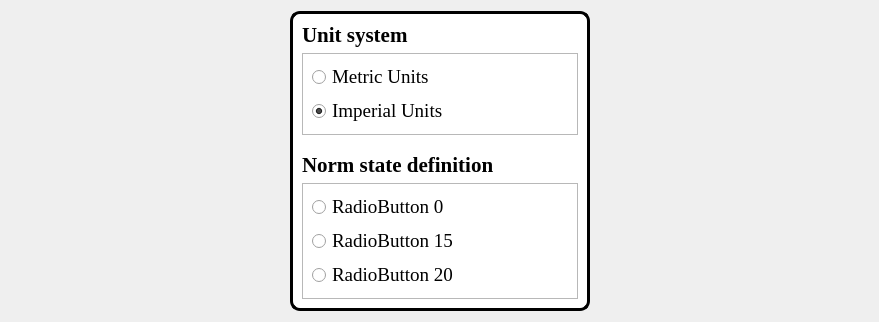
      <widget class="QWidget" name="pageSettings">
       <layout class="QHBoxLayout" name="horizontalLayout_7">
        <item>
         <spacer name="horizontalSpacer_15">
          <property name="orientation">
           <enum>Qt::Horizontal</enum>
          </property>
          <property name="sizeHint" stdset="0">
           <size>
            <width>279</width>
            <height>20</height>
           </size>
          </property>
         </spacer>
        </item>
        <item>
         <widget class="QFrame" name="frameSettings">
          <property name="minimumSize">
           <size>
            <width>300</width>
            <height>0</height>
           </size>
          </property>
          <property name="maximumSize">
           <size>
            <width>16777215</width>
            <height>300</height>
           </size>
          </property>
          <property name="styleSheet">
           <string notr="true">#frameSettings {
	border: 3px solid black;
	border-radius: 10px;
	background: white;
}</string>
          </property>
          <property name="frameShape">
           <enum>QFrame::StyledPanel</enum>
          </property>
          <property name="frameShadow">
           <enum>QFrame::Raised</enum>
          </property>
          <layout class="QVBoxLayout" name="verticalLayout_13">
           <item>
            <widget class="QLabel" name="label_10">
             <property name="font">
              <font>
               <family>Times New Roman</family>
              </font>
             </property>
             <property name="text">
              <string>&lt;html&gt;&lt;head/&gt;&lt;body&gt;&lt;p&gt;&lt;span style=&quot; font-size:16pt; font-weight:600;&quot;&gt;Unit system&lt;/span&gt;&lt;/p&gt;&lt;/body&gt;&lt;/html&gt;</string>
             </property>
            </widget>
           </item>
           <item>
            <widget class="QFrame" name="frame_15">
             <property name="frameShape">
              <enum>QFrame::StyledPanel</enum>
             </property>
             <property name="frameShadow">
              <enum>QFrame::Raised</enum>
             </property>
             <layout class="QVBoxLayout" name="verticalLayout_5">
              <item>
               <widget class="QRadioButton" name="radioButtonUnitMetric">
                <property name="font">
                 <font>
                  <family>Times New Roman</family>
                  <pointsize>14</pointsize>
                 </font>
                </property>
                <property name="text">
                 <string>Metric Units</string>
                </property>
               </widget>
              </item>
              <item>
               <widget class="QRadioButton" name="radioButtonUnitImperial">
                <property name="font">
                 <font>
                  <family>Times New Roman</family>
                  <pointsize>14</pointsize>
                 </font>
                </property>
                <property name="text">
                 <string>Imperial Units</string>
                </property>
                <property name="checked">
                 <bool>true</bool>
                </property>
               </widget>
              </item>
             </layout>
            </widget>
           </item>
           <item>
            <spacer name="verticalSpacer_2">
             <property name="orientation">
              <enum>Qt::Vertical</enum>
             </property>
             <property name="sizeHint" stdset="0">
              <size>
               <width>20</width>
               <height>56</height>
              </size>
             </property>
            </spacer>
           </item>
           <item>
            <widget class="QLabel" name="label_30">
             <property name="font">
              <font>
               <family>Times New Roman</family>
              </font>
             </property>
             <property name="text">
              <string>&lt;html&gt;&lt;head/&gt;&lt;body&gt;&lt;p&gt;&lt;span style=&quot; font-size:16pt; font-weight:600;&quot;&gt;Norm state definition&lt;/span&gt;&lt;/p&gt;&lt;/body&gt;&lt;/html&gt;</string>
             </property>
            </widget>
           </item>
           <item>
            <widget class="QFrame" name="frame_16">
             <property name="frameShape">
              <enum>QFrame::StyledPanel</enum>
             </property>
             <property name="frameShadow">
              <enum>QFrame::Raised</enum>
             </property>
             <layout class="QVBoxLayout" name="verticalLayout_8">
              <item>
               <widget class="QRadioButton" name="radioButton_T0">
                <property name="font">
                 <font>
                  <family>Times New Roman</family>
                  <pointsize>14</pointsize>
                 </font>
                </property>
                <property name="text">
                 <string>RadioButton 0</string>
                </property>
               </widget>
              </item>
              <item>
               <widget class="QRadioButton" name="radioButton_T15">
                <property name="font">
                 <font>
                  <family>Times New Roman</family>
                  <pointsize>14</pointsize>
                 </font>
                </property>
                <property name="text">
                 <string>RadioButton 15</string>
                </property>
               </widget>
              </item>
              <item>
               <widget class="QRadioButton" name="radioButton_T20">
                <property name="font">
                 <font>
                  <family>Times New Roman</family>
                  <pointsize>14</pointsize>
                 </font>
                </property>
                <property name="text">
                 <string>RadioButton 20</string>
                </property>
               </widget>
              </item>
             </layout>
            </widget>
           </item>
          </layout>
          <zorder>frame_16</zorder>
          <zorder>frame_15</zorder>
          <zorder>label_10</zorder>
          <zorder>label_30</zorder>
         </widget>
        </item>
        <item>
         <spacer name="horizontalSpacer_16">
          <property name="orientation">
           <enum>Qt::Horizontal</enum>
          </property>
          <property name="sizeHint" stdset="0">
           <size>
            <width>278</width>
            <height>20</height>
           </size>
          </property>
         </spacer>
        </item>
       </layout>
      </widget>
